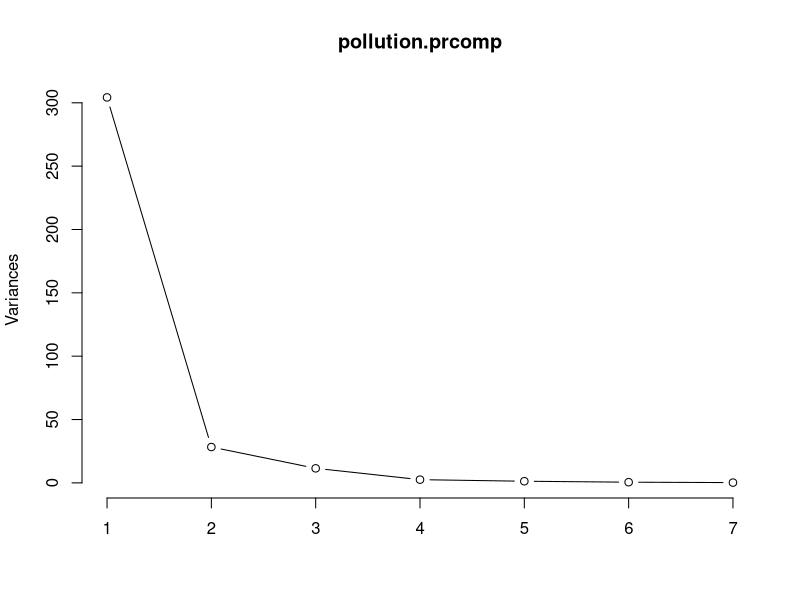
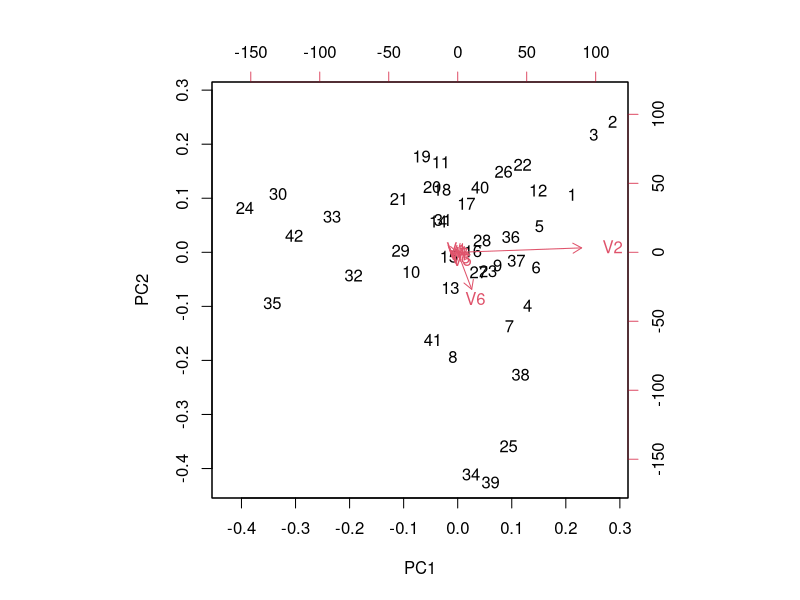

Write the R code that produced these figures, in order.

#################### 5a ############################################
##		i. Construct the sample principal components	      ##
##		ii. Determine the proportion of the total sample      ##
##		    variance explained by the first                   ##
##		    few principal components.                         ##
####################################################################

	# clear workspace variables 
	# to avoid potential problems of refering to wrong dataset 
		rm(list=ls(all=TRUE));  

		# if the dataset contains variables names, use header = TRUE
		# data5 = read.csv('final5.data', header = TRUE, sep = ",");

		data5 = read.table('final5.data', sep = ",");
		pollution.prcomp = prcomp(data5);
		print(pollution.prcomp);		
		summary(pollution.prcomp);
		print(round(pollution.prcomp$sdev^2,2));

	# produces a screeplot
	# plot(pollution.prcomp);
		plot(pollution.prcomp, type="lines");
	
	# produces a screeplot
		biplot(pollution.prcomp);


